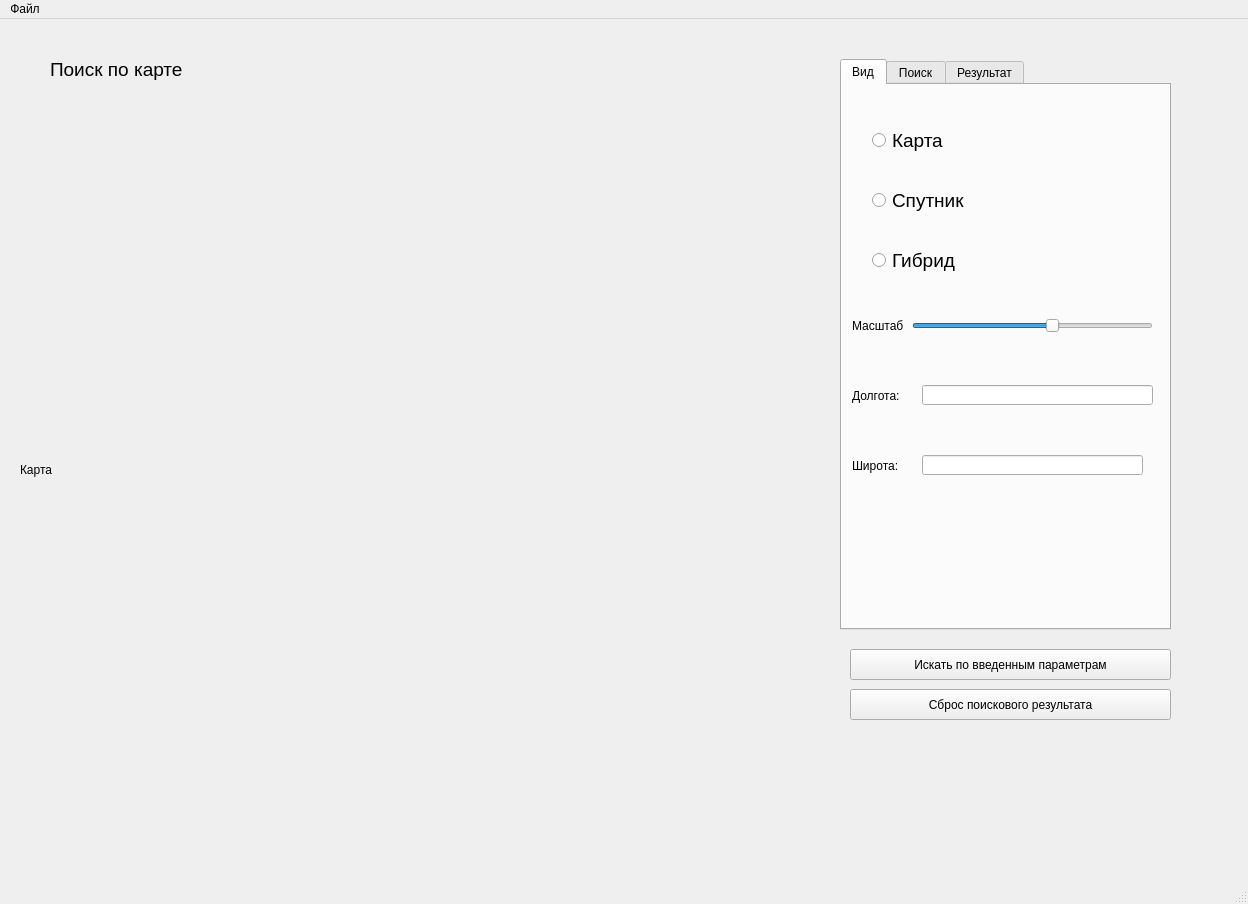
<?xml version="1.0" encoding="UTF-8"?>
<ui version="4.0">
 <class>MainWindow</class>
 <widget class="QMainWindow" name="MainWindow">
  <property name="geometry">
   <rect>
    <x>0</x>
    <y>0</y>
    <width>1248</width>
    <height>904</height>
   </rect>
  </property>
  <property name="windowTitle">
   <string>Поиск по карте</string>
  </property>
  <widget class="QWidget" name="centralwidget">
   <widget class="QLabel" name="label">
    <property name="geometry">
     <rect>
      <x>20</x>
      <y>110</y>
      <width>811</width>
      <height>681</height>
     </rect>
    </property>
    <property name="text">
     <string>Карта</string>
    </property>
   </widget>
   <widget class="QTabWidget" name="tabWidget">
    <property name="geometry">
     <rect>
      <x>840</x>
      <y>40</y>
      <width>331</width>
      <height>571</height>
     </rect>
    </property>
    <property name="currentIndex">
     <number>0</number>
    </property>
    <widget class="QWidget" name="tab">
     <attribute name="title">
      <string>Вид</string>
     </attribute>
     <widget class="QRadioButton" name="radioButton">
      <property name="geometry">
       <rect>
        <x>30</x>
        <y>40</y>
        <width>101</width>
        <height>31</height>
       </rect>
      </property>
      <property name="font">
       <font>
        <pointsize>14</pointsize>
       </font>
      </property>
      <property name="text">
       <string>Карта</string>
      </property>
      <attribute name="buttonGroup">
       <string notr="true">buttonGroup</string>
      </attribute>
     </widget>
     <widget class="QRadioButton" name="radioButton_2">
      <property name="geometry">
       <rect>
        <x>30</x>
        <y>100</y>
        <width>131</width>
        <height>31</height>
       </rect>
      </property>
      <property name="font">
       <font>
        <pointsize>14</pointsize>
       </font>
      </property>
      <property name="text">
       <string>Спутник</string>
      </property>
      <attribute name="buttonGroup">
       <string notr="true">buttonGroup</string>
      </attribute>
     </widget>
     <widget class="QRadioButton" name="radioButton_3">
      <property name="geometry">
       <rect>
        <x>30</x>
        <y>150</y>
        <width>131</width>
        <height>51</height>
       </rect>
      </property>
      <property name="font">
       <font>
        <pointsize>14</pointsize>
       </font>
      </property>
      <property name="text">
       <string>Гибрид</string>
      </property>
      <attribute name="buttonGroup">
       <string notr="true">buttonGroup</string>
      </attribute>
     </widget>
     <widget class="QSlider" name="horizontalSlider">
      <property name="geometry">
       <rect>
        <x>70</x>
        <y>230</y>
        <width>241</width>
        <height>22</height>
       </rect>
      </property>
      <property name="maximum">
       <number>17</number>
      </property>
      <property name="value">
       <number>10</number>
      </property>
      <property name="orientation">
       <enum>Qt::Horizontal</enum>
      </property>
     </widget>
     <widget class="QLabel" name="label_5">
      <property name="geometry">
       <rect>
        <x>10</x>
        <y>220</y>
        <width>51</width>
        <height>41</height>
       </rect>
      </property>
      <property name="text">
       <string>Масштаб:</string>
      </property>
     </widget>
     <widget class="QLineEdit" name="lineEdit_3">
      <property name="geometry">
       <rect>
        <x>80</x>
        <y>300</y>
        <width>231</width>
        <height>20</height>
       </rect>
      </property>
     </widget>
     <widget class="QLineEdit" name="lineEdit_4">
      <property name="geometry">
       <rect>
        <x>80</x>
        <y>370</y>
        <width>221</width>
        <height>20</height>
       </rect>
      </property>
     </widget>
     <widget class="QLabel" name="label_6">
      <property name="geometry">
       <rect>
        <x>10</x>
        <y>290</y>
        <width>51</width>
        <height>41</height>
       </rect>
      </property>
      <property name="text">
       <string>Долгота:</string>
      </property>
     </widget>
     <widget class="QLabel" name="label_7">
      <property name="geometry">
       <rect>
        <x>10</x>
        <y>360</y>
        <width>51</width>
        <height>41</height>
       </rect>
      </property>
      <property name="text">
       <string>Широта:</string>
      </property>
     </widget>
    </widget>
    <widget class="QWidget" name="tab_2">
     <attribute name="title">
      <string>Поиск</string>
     </attribute>
     <widget class="QLineEdit" name="lineEdit">
      <property name="geometry">
       <rect>
        <x>20</x>
        <y>40</y>
        <width>281</width>
        <height>20</height>
       </rect>
      </property>
      <property name="placeholderText">
       <string>Адрес объекта</string>
      </property>
     </widget>
    </widget>
    <widget class="QWidget" name="tab_3">
     <attribute name="title">
      <string>Результат</string>
     </attribute>
     <widget class="QLabel" name="label_2">
      <property name="geometry">
       <rect>
        <x>10</x>
        <y>40</y>
        <width>211</width>
        <height>31</height>
       </rect>
      </property>
      <property name="text">
       <string>Полный адрес:</string>
      </property>
     </widget>
     <widget class="QLineEdit" name="lineEdit_2">
      <property name="geometry">
       <rect>
        <x>10</x>
        <y>90</y>
        <width>301</width>
        <height>20</height>
       </rect>
      </property>
      <property name="placeholderText">
       <string>Полный адрес объекта</string>
      </property>
     </widget>
     <widget class="QCheckBox" name="checkBox">
      <property name="geometry">
       <rect>
        <x>30</x>
        <y>140</y>
        <width>211</width>
        <height>41</height>
       </rect>
      </property>
      <property name="text">
       <string>Приписать почтовый индекс</string>
      </property>
     </widget>
     <widget class="QPlainTextEdit" name="plainTextEdit">
      <property name="geometry">
       <rect>
        <x>10</x>
        <y>230</y>
        <width>301</width>
        <height>221</height>
       </rect>
      </property>
      <property name="plainText">
       <string>Информация не найдена.</string>
      </property>
     </widget>
     <widget class="QLabel" name="label_3">
      <property name="geometry">
       <rect>
        <x>10</x>
        <y>180</y>
        <width>211</width>
        <height>31</height>
       </rect>
      </property>
      <property name="text">
       <string>Дополнительная информация:</string>
      </property>
     </widget>
    </widget>
   </widget>
   <widget class="QPushButton" name="pushButton">
    <property name="geometry">
     <rect>
      <x>850</x>
      <y>630</y>
      <width>321</width>
      <height>31</height>
     </rect>
    </property>
    <property name="text">
     <string>Искать по введенным параметрам</string>
    </property>
   </widget>
   <widget class="QPushButton" name="pushButton_2">
    <property name="geometry">
     <rect>
      <x>850</x>
      <y>670</y>
      <width>321</width>
      <height>31</height>
     </rect>
    </property>
    <property name="text">
     <string>Сброс поискового результата</string>
    </property>
   </widget>
   <widget class="QLabel" name="label_4">
    <property name="geometry">
     <rect>
      <x>50</x>
      <y>40</y>
      <width>571</width>
      <height>21</height>
     </rect>
    </property>
    <property name="font">
     <font>
      <pointsize>14</pointsize>
     </font>
    </property>
    <property name="text">
     <string>Поиск по карте</string>
    </property>
   </widget>
  </widget>
  <widget class="QMenuBar" name="menubar">
   <property name="geometry">
    <rect>
     <x>0</x>
     <y>0</y>
     <width>1248</width>
     <height>21</height>
    </rect>
   </property>
   <widget class="QMenu" name="menuFile">
    <property name="title">
     <string>Файл</string>
    </property>
    <addaction name="actionClose"/>
   </widget>
   <addaction name="menuFile"/>
  </widget>
  <widget class="QStatusBar" name="statusbar"/>
  <action name="actionClose">
   <property name="text">
    <string>Выйти</string>
   </property>
  </action>
 </widget>
 <resources/>
 <connections/>
 <buttongroups>
  <buttongroup name="buttonGroup"/>
 </buttongroups>
</ui>
